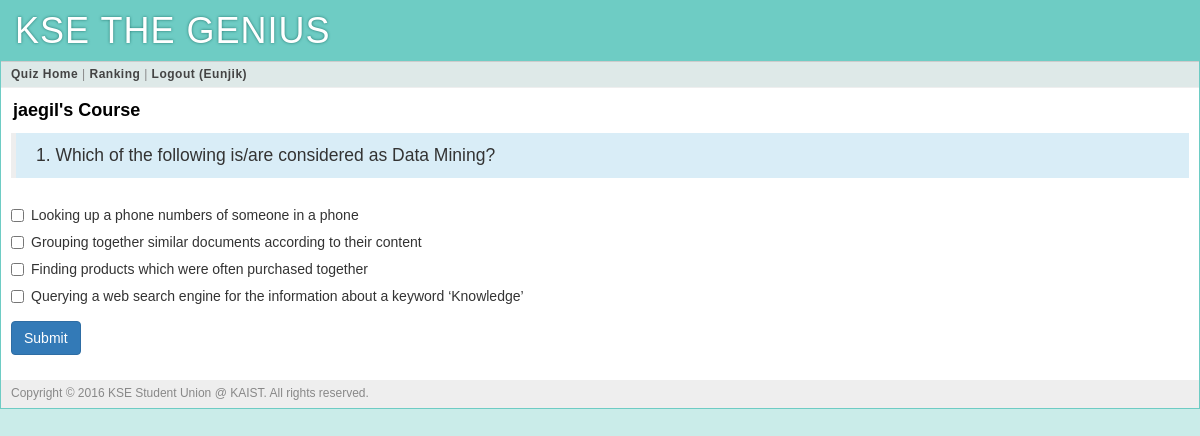
The page /quiz?prof=jaegil (signed in) on the database its author committed.
### tables this page shows
CREATE TABLE "user" (
	`user_id`	integer PRIMARY KEY AUTOINCREMENT,
	`username`	string NOT NULL,
	`name`	string NOT NULL,
	`pw_hash`	string NOT NULL,
	`munyi_point`	integer DEFAULT 0,
	`munyi_last_quiz`	integer DEFAULT 0,
	`wcyoon_point`	integer DEFAULT 0,
	`wcyoon_last_quiz`	integer DEFAULT 0,
	`uclee_point`	integer DEFAULT 0,
	`uclee_last_quiz`	integer DEFAULT 0,
	`jaegil_point`	integer DEFAULT 0,
	`jaegil_last_quiz`	integer DEFAULT 0,
	`aviv_point`	integer DEFAULT 0,
	`aviv_last_quiz`	integer DEFAULT 0,
	`kse_point`	INTEGER DEFAULT 0,
	`kse_last_quiz`	INTEGER DEFAULT 0,
	`total_point`	integer DEFAULT 0
);

CREATE TABLE "quiz" (
	`id`	INTEGER NOT NULL PRIMARY KEY AUTOINCREMENT,
	`professor_id`	TEXT NOT NULL,
	`quiz_id`	INTEGER NOT NULL,
	`question`	TEXT NOT NULL,
	`answer1`	INTEGER NOT NULL,
	`answer2`	INTEGER NOT NULL,
	`answer3`	INTEGER NOT NULL,
	`answer4`	INTEGER NOT NULL,
	`correct_answer`	TEXT NOT NULL,
	`quiz_value`	INTEGER NOT NULL
);

### main.py (the view)
@app.route('/quiz')
def quiz():
    prof = request.args.get('prof')
    error = request.args.get('error')
    user_info = query_db('''SELECT * FROM user WHERE
            user.user_id = ?''',
            [session['user_id']],
            one=True)
    numOfQuiz = query_db('''SELECT count(*) FROM quiz WHERE
            professor_id = ? ''',
            [prof],
            one=True)
    quiz = query_db('''SELECT * FROM quiz WHERE
            professor_id = ? AND quiz_id = ?''',
            [prof, user_info[prof + "_last_quiz"]+1],
            one=True)
    return render_template('quiz.html', prof=prof, quiz=quiz, error=error)

### main.py (called while the page is built)
def connect_db():
    return sqlite3.connect(app.config['DATABASE'])

def query_db(query, args=(), one=False):
    cur = g.db.execute(query, args)
    rv = [dict((cur.description[idx][0], value)
               for idx, value in enumerate(row)) for row in cur.fetchall()]
    return (rv[0] if rv else None) if one else rv

@app.before_request
def before_request():
    g.db = connect_db()
    g.user = None
    if 'user_id' in session:
        g.user = query_db('select * from user where user_id = ?',
                          [session['user_id']], one=True)

@app.teardown_request
def teardown_request(exception):
    if hasattr(g, 'db'):
        g.db.close()

### templates/quiz.html (shortened to what this page needs)
{% extends "layout.html" %}
{% block body %}
	<div class="page-title">
		<span>{{ prof }}'s Course</span>
	</div>
	{% if quiz %}
	<div class="bg-info">
		<blockquote>
			<p>{{ quiz.quiz_id }}. {{ quiz.question | safe }}</p>
		</blockquote>
	</div>
	<form action="{{ url_for('quiz_processing') }}" class="form-horizontal" method="post" enctype="multipart/form-data">
		<div class="form-group">
			<div class="col-sm-offset-0 col-sm-12">
				<div class="checkbox" class="form-control">
					<label class="col-sm-12">
						<input type="checkbox" name="answers" value="1"> {{ quiz.answer1 | safe}}
					</label>
				</div>
			</div>
			<div class="col-sm-offset-0 col-sm-12">
				<div class="checkbox" class="form-control">
					<label class="col-sm-12">
						<input type="checkbox" name="answers" value="2"> {{ quiz.answer2 | safe}}
					</label>
				</div>
			</div>
			<div class="col-sm-offset-0 col-sm-12">
				<div class="checkbox" class="form-control">
					<label class="col-sm-12">
						<input type="checkbox" name="answers" value="3"> {{ quiz.answer3 | safe}}
					</label>
				</div>
			</div>
			<div class="col-sm-offset-0 col-sm-12">
				<div class="checkbox" class="form-control">
					<label class="col-sm-12">
						<input type="checkbox" name="answers" value="4"> {{ quiz.answer4 | safe}}
					</label>
				</div>
			</div>
		</div>
	    <div class="form-group">
    		<div class="col-sm-offset-0 col-sm-8">
      		<button type="submit" class="btn btn-primary">Submit</button>
    		</div>
  		</div>
  	</form>
  	{% endif %}
{% endblock %}

### templates/layout.html (shortened to what this page needs)
<!doctype html>
<html>
<head>
	<link rel="stylesheet" type="text/css" href="{{ url_for('static', filename='bootstrap.min.css') }}">
	<link rel="stylesheet" type="text/css" href="{{ url_for('static', filename='style.css') }}">
</head>
<div class="page">
	<h1>KSE THE GENIUS</h1>
	<div class="navigation">
		{% if g.user %}
			<a href="{{ url_for('course') }}">Quiz Home</a> |
			<a href="{{ url_for('ranking') }}">Ranking</a> |
			<a href="{{ url_for('logout') }}">Logout ({{ g.user.username }})</a>
		{% else %}
			<a href="{{ url_for('register') }}">Sign Up</a> |
			<a href="{{ url_for('login') }}">Sign In</a>
		{% endif %}
	</div>
	<div class="body">{% block body %}{% endblock %}</div>
	<div class="footer">Copyright © 2016 KSE Student Union @ KAIST. All rights reserved.</div>
</div>
</html>

### static/style.css (style rules this page uses)
a { color: black; }
a, a:focus, a:hover, a:active { outline: 0; text-decoration: none; }
div.page { background: white; border: 1px solid #6ECCC4; margin: auto; overflow-y: hidden; }
div.page h1 { background: #6ECCC4; margin: 0; padding: 10px 14px; color: white; letter-spacing: 1px; text-shadow: 0 0 3px #24776F; font-weight: normal; }
div.page div.navigation { background: #DEE9E8; padding: 4px 10px; border-top: 1px solid #ccc; border-bottom: 1px solid #eee; color: #888; font-size: 12px; letter-spacing: 0.5px; }
div.page div.navigation a { color: #444; font-weight: bold; }
div.page div.body { padding: 10px; }
div.page div.footer { background: #eee; color: #888; padding: 5px 10px; font-size: 12px; }
div.page-title { font-size: 18px; color: black; font-weight: bold; margin: 0px 0px 10px 2px; }

### rows shown on the page
user: user.username "Eunjik"
quiz: professor "jaegil", quiz_id "1", question "Which of the following is/are considered as Data Mining?", answer1 "Looking up a phone numbers of someone in a phone", answer2 "Grouping together similar documents according to their content", answer3 "Finding products which were often purchased together", answer4 "Querying a web search engine for the information about a keyword ‘Knowledge’"
